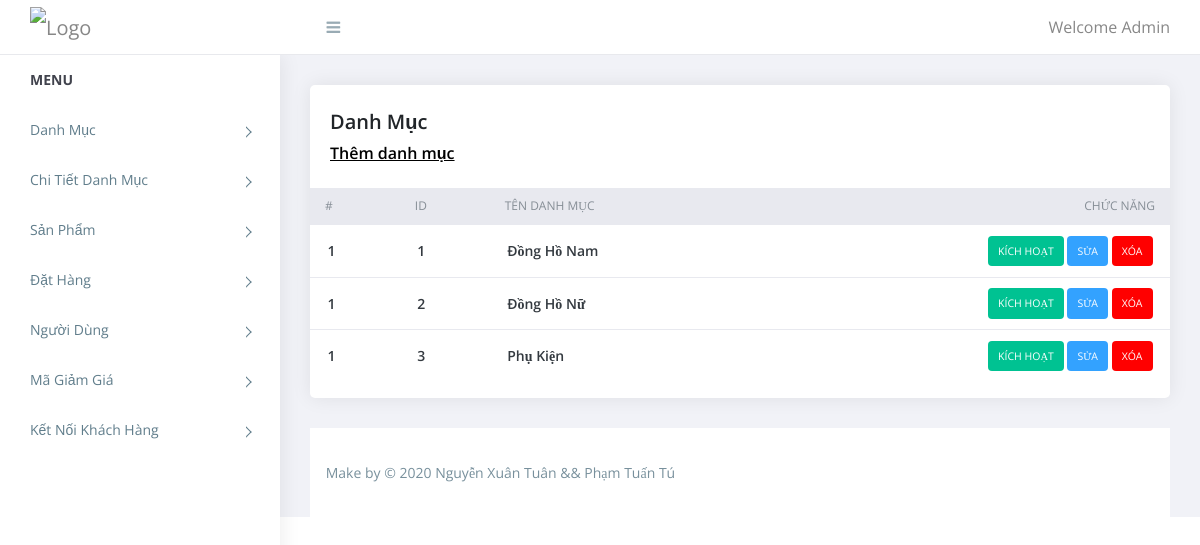
/phpeComPart18/admin/categories.php (signed in), run on the app's committed database.
### tables this page shows
CREATE TABLE `categories` (
  `id` int NOT NULL AUTO_INCREMENT,
  `categories` varchar(45) DEFAULT NULL,
  `status` int DEFAULT NULL,
  PRIMARY KEY (`id`)
);

### phpeComPart18/admin/categories.php (the view, shortened to what this page needs)
<?php
require('top.inc.php');
$sql="select * from categories order by categories asc";
$res=mysqli_query($con,$sql);
?>
<div class="content pb-0">
	<div class="orders">
	   <div class="row">
		  <div class="col-xl-12">
			 <div class="card">
				<div class="card-body">
				   <h4 class="box-title">Danh Mục </h4>
				   <h4 class="box-link"><a href="manage_categories.php">Thêm danh mục</a> </h4>
				</div>
				<div class="card-body--">
				   <div class="table-stats order-table ov-h">
					  <table class="table ">
						 <thead>
							<tr>
							   <th class="serial">#</th>
							   <th>ID</th>
							   <th>Tên Danh Mục</th>
							   <th>Chức Năng</th>
							</tr>
						 </thead>
						 <tbody>
							<?php
							$i=1;
							while($row=mysqli_fetch_assoc($res)){?>
							<tr>
							   <td class="serial"><?php echo $i?></td>
							   <td><?php echo $row['id']?></td>
							   <td><?php echo $row['categories']?></td>
							   <td>
								<?php
								if($row['status']==1){
									echo "<span class='badge badge-complete'><a href=' ".$row['id']."'>Kích hoạt</a></span>&nbsp;";
								}else{
									echo "<span class='badge badge-pending'><a href='?type=status&operation=active&id=".$row['id']."'>Dừng kích hoạt</a></span>&nbsp;";
								}
								echo "<span class='badge badge-edit'><a href='manage_categories.php?id=".$row['id']."'>Sửa</a></span>&nbsp;";
								echo "<span class='badge badge-delete'><a href='?type=delete&id=".$row['id']."'>Xóa</a></span>";
								?>
							   </td>
							</tr>
							<?php } ?>
						 </tbody>
					  </table>
				   </div>
				</div>
			 </div>
		  </div>
	   </div>
	</div>
</div>
<?php
require('footer.inc.php');
?>

### phpeComPart18/admin/assets/css/style.css (style rules this page uses)
body { display: table; font-family: open sans, sans-serif; font-size: 16px; width: 100% }
a, button { text-decoration: none; outline: none!important; color: #878787; -webkit-transition: all .25s ease; transition: all .25s ease }
h1, h2, h3, h4, h5, h6 { margin: 0 }
.pb-0 { padding-bottom: 0 }
.ov-h { overflow: hidden }
.order-table { position: relative }
.order-table:after, .order-table:before { content: ""; position: absolute; top: 0; height: 37px; width: 10px; background: #e8e9ef }
.order-table:after { right: -1px }
.order-table:before { left: -1px }
.order-table tr th { background: #e8e9ef }
.order-table tr td:last-child, .order-table tr th:last-child { text-align: right }
.order-table tr:last-child td { border: none }
.order-table .badge { color: #fff; padding: 10px; text-transform: uppercase; font-weight: 400 }
.order-table .badge-complete { background: #00c292 }
.order-table .badge-delete { background: #FF0000 }
.order-table .badge-edit { background: #33A2FF }
.content { float: left; padding: 1.875em; width: 100% }
.card { margin-bottom: 1.875em; border-radius: 5px; padding: 0; border: 0 solid transparent; -webkit-box-shadow: 0 0 20px rgba(0, 0, 0, .08); box-shadow: 0 0 20px rgba(0, 0, 0, .08) }
.card .box-title { font-weight: 600; font-size: 20px; padding: 5px 0 }
.card .card-body { float: left; padding: 1.25em; position: relative; width: 100% }
.card h4 { font-size: 1.1rem }
.table-stats table { font-family: open sans }
.table-stats table th, .table-stats table td { border: none; border-bottom: 1px solid #e8e9ef; color: #868e96; font-size: 12px; font-weight: 400; padding: .75em 1.25em; text-transform: uppercase }
.table-stats table td { color: #343a40; font-size: 14px; font-weight: 600; text-transform: capitalize; vertical-align: middle }
@media (max-width:1368px) { .card-body { padding: 15px } }
.card .box-link { font-weight: 600; font-size: 16px; padding: 5px 0 }
.card .box-link a { color:#000; text-decoration:underline; }
.badge a { color:#fff; }

### data on the page
categories: id "1", categories "Đồng Hồ Nam"
categories: id "2", categories "Đồng Hồ Nữ"
categories: id "3", categories "Phụ Kiện"
